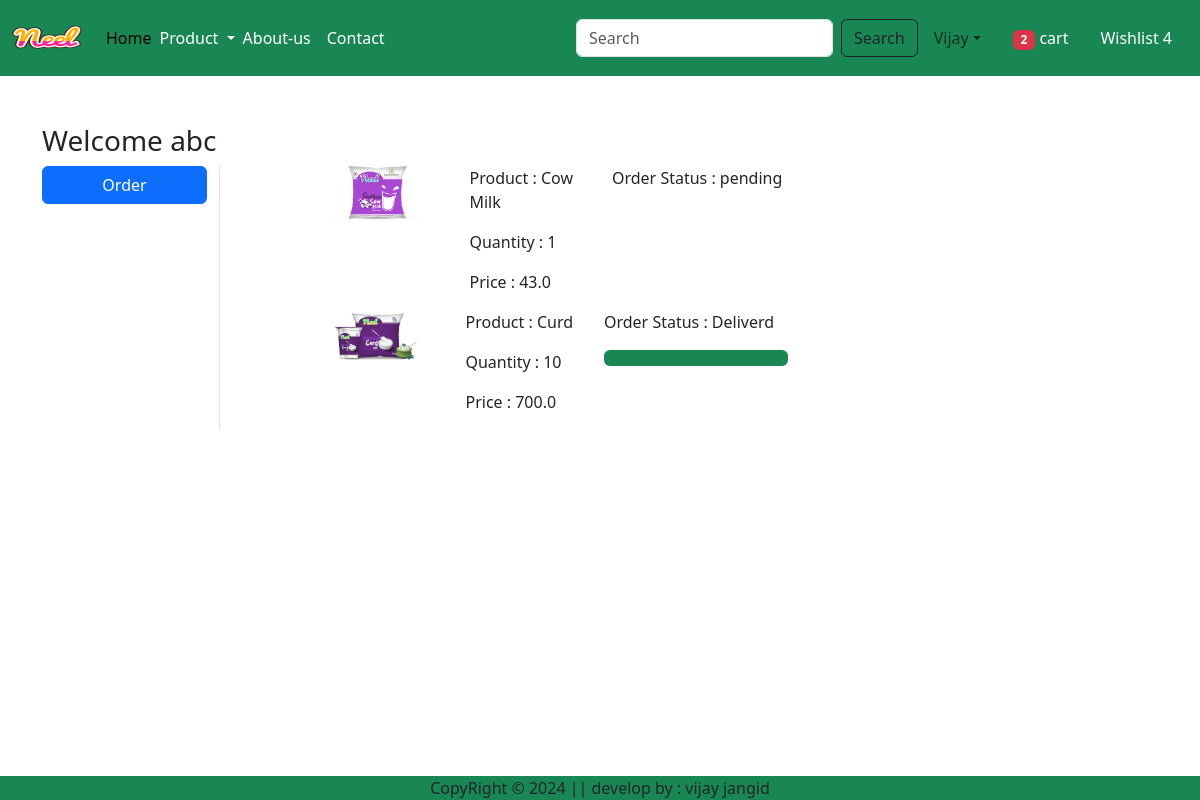
/order/ (signed in), run on the app's committed database.
### app/models.py (models this page shows, shortened)
class OrderdPlaced(models.Model):
    user = models.ForeignKey(User,on_delete=models.CASCADE)
    customer =models.ForeignKey(Customer,on_delete=models.CASCADE)
    Product =models.ForeignKey(product,on_delete=models.CASCADE)
    quantity =models.PositiveIntegerField(default=1)
    orderd_date = models.DateTimeField(auto_now_add=True)
    status = models.CharField(max_length=50,choices=STATUS_CHOICE,default='pending')
    payment = models.ForeignKey(Payment,on_delete=models.CASCADE)
    @property
    def total_cost(self):
        return self.quantity * self.Product.discounted_price

class product(models.Model):
    title =models.CharField(max_length=100)
    selling_price = models.FloatField()
    discounted_price = models.FloatField()
    discription = models.TextField()
    composition = models.TextField(default='')
    prodapp = models.TextField(default='')
    category = models.CharField(choices=CATEGORY_CHOICES,max_length=2)
    product_image = models.ImageField(upload_to='product')

### app/views.py (the view)
# urls.py: path('order/',views.order,name='order'),
@login_required
def order(request):
    totalitem  = 0
    if request.user.is_authenticated:
        totalitem = len(Cart.objects.filter(user=request.user))
    order_placed = OrderdPlaced.objects.filter(user = request.user)
    return render(request,'app/order.html',locals())

### template/app/order.html (shortened to what this page needs)
{% extends 'app/base.html' %}
{% load static  %}
{% block information %}
<div class="container my-5">
    <div class="row ">
    <h3>Welcome <span class="text-capitalaze" >{{request.user}}</span> </h3>
    <div class="col-sm-2 border-end">
        <ul class="list-unstyled">
            <li class="d-grid"><a href="{% url 'order' %}" class="btn btn-primary">Order</a></li>
        </ul>
    </div>
<div class="col-sm-9  offset-sm-1" >
    {% for op in order_placed %}
    <div class="row">
        <div class="col-sm-2">
            <img src="{{op.Product.product_image.url}}" alt="" class="img-fluid" height="100" width="100">
        </div>
        <div class="col-sm-2">
            <p>Product : {{op.Product.title}}</p>
            <p>Quantity : {{op.quantity}}</p>
            <p>Price : {{op.total_cost}}</p>
        </div>
        <div class="col-sm-3">
            <p>Order Status : {{op.status}}</p>
            {% if op.status == 'Accepted' %}
            <div class="progress">
                <div class="progress-bar" role="progressbar" style="width: 20%;" aria-valuenow="20" aria-valuemin="0" aria-valuemax="100">
                </div>
            </div>
            {% elif op.status == 'Packed' %}
            <div class="progress">
                <div class="progress-bar bg-info" role="progressbar" style="width: 40%;" aria-valuenow="40" aria-valuemin="0" aria-valuemax="100">
                </div>
            </div>
            {% elif op.status == 'On the way' %}
            <div class="progress">
                <div class="progress-bar bg-warning" role="progressbar" style="width: 70%;" aria-valuenow="60" aria-valuemin="0" aria-valuemax="100">
                </div>
            </div>
            {% elif op.status == 'Deliverd' %}
            <div class="progress">
                <div class="progress-bar bg-success" role="progressbar" style="width: 100%;" aria-valuenow="100" aria-valuemin="0" aria-valuemax="100"></div>
        </div>
        {% elif op.status == 'Cancel' %}
        <div class="progress">
            <div class="progress-bar bg-danger" role="progressbar" style="width: 100%;" aria-valuenow="100" aria-valuemin="0" aria-valuemax="100">
    </div>
            {% endif %}
    </div>
    {% endfor %}
</div>
    </div>
</div>
{% endblock %}

### template/app/base.html (style rules this page uses)
img { z-index: 0; }

### data on the page
OrderdPlaced: Product.product_image (picture), Product "Cow Milk", quantity "1", total_cost "43.0", status "pending"
OrderdPlaced: Product.product_image (picture), Product "Curd", quantity "10", total_cost "700.0", status "Deliverd"

### other printed values
{{ totalitem }} "2"
{{ request.user }} "abc"
